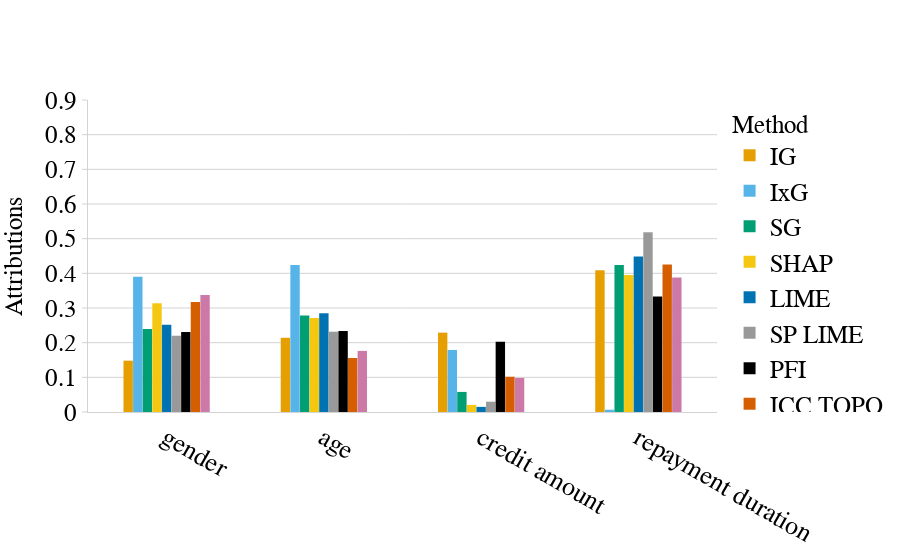

Source (notebook cell):
### Code cell
generate_attr_plot(global_explanations,config)

### Figure 1 — Plotly figure (JSON) as saved in the notebook; plotly's stock layout.template omitted (floating-point values rounded to 4 significant figures)
{"data": [{"marker": {"color": "#E69F00", "line": {"width": 0.05}}, "name": "IG", "type": "bar", "width": 0.06, "x": ["gender", "age", "credit amount", "repayment duration"], "y": [0.1482, 0.2141, 0.2289, 0.4088]}, {"marker": {"color": "#56B4E9", "line": {"width": 0.05}}, "name": "IxG", "type": "bar", "width": 0.06, "x": ["gender", "age", "credit amount", "repayment duration"], "y": [0.3905, 0.424, 0.179, 0.006539]}, {"marker": {"color": "#009E73", "line": {"width": 0.05}}, "name": "SG", "type": "bar", "width": 0.06, "x": ["gender", "age", "credit amount", "repayment duration"], "y": [0.2394, 0.2784, 0.05791, 0.4243]}, {"marker": {"color": "#F5C710", "line": {"width": 0.05}}, "name": "SHAP", "type": "bar", "width": 0.06, "x": ["gender", "age", "credit amount", "repayment duration"], "y": [0.3137, 0.2709, 0.02057, 0.3949]}, {"marker": {"color": "#0072B2", "line": {"width": 0.05}}, "name": "LIME", "type": "bar", "width": 0.06, "x": ["gender", "age", "credit amount", "repayment duration"], "y": [0.2517, 0.2847, 0.01478, 0.4488]}, {"marker": {"color": "#999999", "line": {"width": 0.05}}, "name": "SP LIME", "type": "bar", "width": 0.06, "x": ["gender", "age", "credit amount", "repayment duration"], "y": [0.22, 0.2316, 0.0297, 0.5186]}, {"marker": {"color": "#000000", "line": {"width": 0.05}}, "name": "PFI", "type": "bar", "width": 0.06, "x": ["gender", "age", "credit amount", "repayment duration"], "y": [0.2308, 0.2337, 0.2027, 0.3328]}, {"marker": {"color": "#D55E00", "line": {"width": 0.05}}, "name": "ICC TOPO", "type": "bar", "width": 0.06, "x": ["gender", "age", "credit amount", "repayment duration"], "y": [0.3174, 0.1557, 0.1017, 0.4252]}, {"marker": {"color": "#CC79A7", "line": {"width": 0.05}}, "name": "ICC SHAP", "type": "bar", "width": 0.06, "x": ["gender", "age", "credit amount", "repayment duration"], "y": [0.3374, 0.1763, 0.09842, 0.3878]}], "layout": {"bargap": 0.45, "bargroupgap": 1, "barmode": "group", "font": {"size": 14}, "legend": {"font": {"color": "black", "family": "Times New Roman", "size": 25}, "title": {"font": {"color": "black", "family": "Times New Roman", "size": 25}, "text": "Method"}}, "plot_bgcolor": "rgba(0,0,0,0)", "showlegend": true, "xaxis": {"linecolor": "lightgray", "range": [-0.5, 3.5], "showgrid": false, "tickcolor": "lightgray", "tickfont": {"color": "black", "family": "Times New Roman", "size": 26}, "tickmode": "array", "ticktext": ["gender", "age", "credit amount", "repayment duration"], "tickvals": [0, 1, 2, 3]}, "yaxis": {"dtick": 0.1, "gridcolor": "lightgray", "linecolor": "lightgray", "range": [0, 0.9], "showgrid": true, "tickcolor": "lightgray", "tickfont": {"color": "black", "family": "Times New Roman", "size": 25}, "ticks": "outside", "title": {"font": {"color": "black", "family": "Times New Roman", "size": 25}, "text": "Attributions"}}}}
